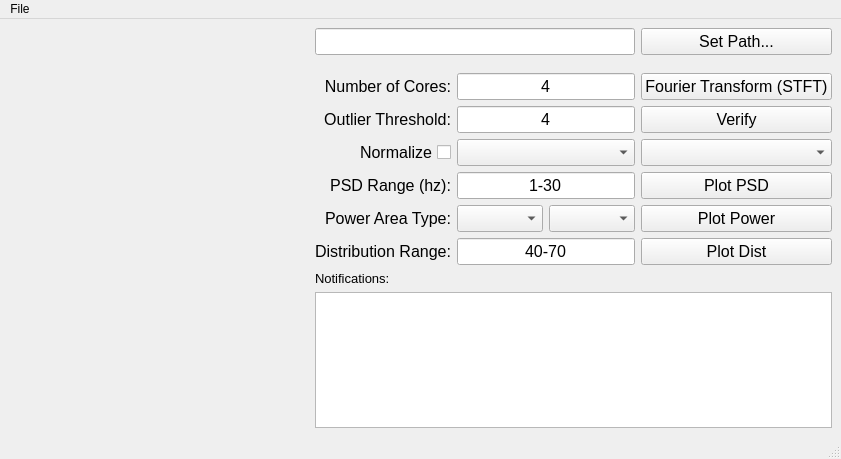
<?xml version="1.0" encoding="UTF-8"?>
<ui version="4.0">
 <class>SAKEDSP</class>
 <widget class="QMainWindow" name="SAKEDSP">
  <property name="geometry">
   <rect>
    <x>0</x>
    <y>0</y>
    <width>740</width>
    <height>448</height>
   </rect>
  </property>
  <property name="windowTitle">
   <string>SAKE Plot</string>
  </property>
  <widget class="QWidget" name="centralwidget">
   <layout class="QGridLayout" name="gridLayout">
    <item row="7" column="1">
     <widget class="QLabel" name="labelPlotType">
      <property name="font">
       <font>
        <pointsize>12</pointsize>
        <weight>50</weight>
        <bold>false</bold>
       </font>
      </property>
      <property name="text">
       <string>Power Area Type:</string>
      </property>
      <property name="alignment">
       <set>Qt::AlignRight|Qt::AlignTrailing|Qt::AlignVCenter</set>
      </property>
     </widget>
    </item>
    <item row="4" column="2" colspan="2">
     <widget class="QLineEdit" name="threshEdit">
      <property name="font">
       <font>
        <pointsize>12</pointsize>
       </font>
      </property>
      <property name="text">
       <string>4</string>
      </property>
      <property name="alignment">
       <set>Qt::AlignCenter</set>
      </property>
     </widget>
    </item>
    <item row="0" column="4">
     <widget class="QPushButton" name="pathButton">
      <property name="font">
       <font>
        <pointsize>12</pointsize>
       </font>
      </property>
      <property name="text">
       <string>Set Path...</string>
      </property>
     </widget>
    </item>
    <item row="8" column="4">
     <widget class="QPushButton" name="distButton">
      <property name="font">
       <font>
        <pointsize>12</pointsize>
       </font>
      </property>
      <property name="text">
       <string>Plot Dist</string>
      </property>
     </widget>
    </item>
    <item row="0" column="0" rowspan="11">
     <widget class="QLabel" name="picLabel">
      <property name="sizePolicy">
       <sizepolicy hsizetype="MinimumExpanding" vsizetype="MinimumExpanding">
        <horstretch>0</horstretch>
        <verstretch>0</verstretch>
       </sizepolicy>
      </property>
      <property name="minimumSize">
       <size>
        <width>300</width>
        <height>400</height>
       </size>
      </property>
      <property name="text">
       <string/>
      </property>
     </widget>
    </item>
    <item row="7" column="4">
     <widget class="QPushButton" name="PowerAreaButton">
      <property name="font">
       <font>
        <pointsize>12</pointsize>
       </font>
      </property>
      <property name="text">
       <string>Plot Power</string>
      </property>
     </widget>
    </item>
    <item row="4" column="1">
     <widget class="QLabel" name="labelThresh">
      <property name="font">
       <font>
        <pointsize>12</pointsize>
        <weight>50</weight>
        <bold>false</bold>
       </font>
      </property>
      <property name="text">
       <string>Outlier Threshold:</string>
      </property>
      <property name="alignment">
       <set>Qt::AlignRight|Qt::AlignTrailing|Qt::AlignVCenter</set>
      </property>
     </widget>
    </item>
    <item row="6" column="2" colspan="2">
     <widget class="QLineEdit" name="PSDEdit">
      <property name="font">
       <font>
        <pointsize>12</pointsize>
       </font>
      </property>
      <property name="text">
       <string>1-30</string>
      </property>
      <property name="frame">
       <bool>true</bool>
      </property>
      <property name="alignment">
       <set>Qt::AlignCenter</set>
      </property>
     </widget>
    </item>
    <item row="7" column="3">
     <widget class="QComboBox" name="plotType">
      <property name="font">
       <font>
        <pointsize>12</pointsize>
       </font>
      </property>
     </widget>
    </item>
    <item row="3" column="2" colspan="2">
     <widget class="QLineEdit" name="coresEdit">
      <property name="font">
       <font>
        <pointsize>12</pointsize>
       </font>
      </property>
      <property name="text">
       <string>4</string>
      </property>
      <property name="alignment">
       <set>Qt::AlignCenter</set>
      </property>
     </widget>
    </item>
    <item row="3" column="4">
     <widget class="QPushButton" name="STFTButton">
      <property name="font">
       <font>
        <pointsize>12</pointsize>
       </font>
      </property>
      <property name="text">
       <string>Fourier Transform (STFT)</string>
      </property>
     </widget>
    </item>
    <item row="3" column="1">
     <widget class="QLabel" name="labelCores">
      <property name="font">
       <font>
        <pointsize>12</pointsize>
       </font>
      </property>
      <property name="layoutDirection">
       <enum>Qt::LeftToRight</enum>
      </property>
      <property name="text">
       <string>Number of Cores:</string>
      </property>
      <property name="alignment">
       <set>Qt::AlignRight|Qt::AlignTrailing|Qt::AlignVCenter</set>
      </property>
     </widget>
    </item>
    <item row="8" column="1">
     <widget class="QLabel" name="labelDist">
      <property name="font">
       <font>
        <pointsize>12</pointsize>
       </font>
      </property>
      <property name="text">
       <string>Distribution Range:</string>
      </property>
      <property name="alignment">
       <set>Qt::AlignRight|Qt::AlignTrailing|Qt::AlignVCenter</set>
      </property>
     </widget>
    </item>
    <item row="6" column="1">
     <widget class="QLabel" name="labelPSDRange">
      <property name="font">
       <font>
        <pointsize>12</pointsize>
        <weight>50</weight>
        <bold>false</bold>
       </font>
      </property>
      <property name="text">
       <string>PSD Range (hz):</string>
      </property>
      <property name="alignment">
       <set>Qt::AlignRight|Qt::AlignTrailing|Qt::AlignVCenter</set>
      </property>
     </widget>
    </item>
    <item row="9" column="1">
     <widget class="QLabel" name="label">
      <property name="font">
       <font>
        <pointsize>10</pointsize>
       </font>
      </property>
      <property name="text">
       <string>Notifications:</string>
      </property>
     </widget>
    </item>
    <item row="8" column="2" colspan="2">
     <widget class="QLineEdit" name="distEdit">
      <property name="font">
       <font>
        <pointsize>12</pointsize>
       </font>
      </property>
      <property name="text">
       <string>40-70</string>
      </property>
      <property name="alignment">
       <set>Qt::AlignCenter</set>
      </property>
     </widget>
    </item>
    <item row="4" column="4">
     <widget class="QPushButton" name="verifyButton">
      <property name="font">
       <font>
        <pointsize>12</pointsize>
       </font>
      </property>
      <property name="text">
       <string>Verify</string>
      </property>
     </widget>
    </item>
    <item row="0" column="1" colspan="3">
     <widget class="QLineEdit" name="pathEdit">
      <property name="font">
       <font>
        <pointsize>12</pointsize>
       </font>
      </property>
      <property name="alignment">
       <set>Qt::AlignRight|Qt::AlignTrailing|Qt::AlignVCenter</set>
      </property>
      <property name="readOnly">
       <bool>true</bool>
      </property>
     </widget>
    </item>
    <item row="10" column="1" colspan="4">
     <widget class="QTextBrowser" name="errorBrowser">
      <property name="font">
       <font>
        <pointsize>10</pointsize>
       </font>
      </property>
     </widget>
    </item>
    <item row="6" column="4">
     <widget class="QPushButton" name="PSDButton">
      <property name="font">
       <font>
        <pointsize>12</pointsize>
       </font>
      </property>
      <property name="text">
       <string>Plot PSD</string>
      </property>
     </widget>
    </item>
    <item row="7" column="2">
     <widget class="QComboBox" name="plotValue">
      <property name="font">
       <font>
        <pointsize>12</pointsize>
       </font>
      </property>
     </widget>
    </item>
    <item row="5" column="4">
     <widget class="QComboBox" name="normGroup">
      <property name="font">
       <font>
        <pointsize>12</pointsize>
       </font>
      </property>
     </widget>
    </item>
    <item row="5" column="1">
     <widget class="QCheckBox" name="checkBoxNorm">
      <property name="font">
       <font>
        <pointsize>12</pointsize>
       </font>
      </property>
      <property name="layoutDirection">
       <enum>Qt::RightToLeft</enum>
      </property>
      <property name="text">
       <string>Normalize</string>
      </property>
      <property name="tristate">
       <bool>false</bool>
      </property>
     </widget>
    </item>
    <item row="5" column="2" colspan="2">
     <widget class="QComboBox" name="normCol">
      <property name="font">
       <font>
        <pointsize>12</pointsize>
       </font>
      </property>
     </widget>
    </item>
   </layout>
  </widget>
  <widget class="QMenuBar" name="menubar">
   <property name="geometry">
    <rect>
     <x>0</x>
     <y>0</y>
     <width>740</width>
     <height>18</height>
    </rect>
   </property>
   <widget class="QMenu" name="menuFile">
    <property name="title">
     <string>File</string>
    </property>
    <addaction name="actionSettings"/>
   </widget>
   <addaction name="menuFile"/>
  </widget>
  <widget class="QStatusBar" name="statusbar"/>
  <action name="actionSettings">
   <property name="text">
    <string>Settings</string>
   </property>
  </action>
 </widget>
 <resources/>
 <connections/>
</ui>
